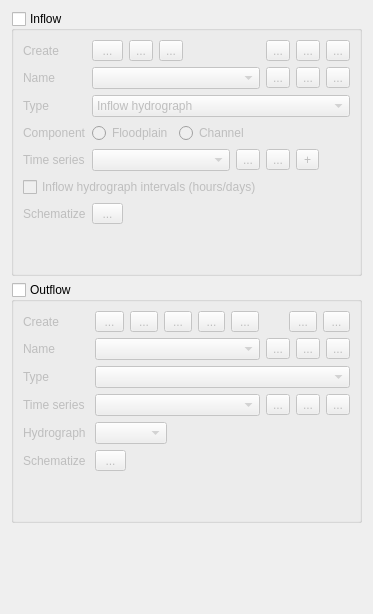
<?xml version="1.0" encoding="UTF-8"?>
<ui version="4.0">
 <class>f2d_widget</class>
 <widget class="QWidget" name="f2d_widget">
  <property name="geometry">
   <rect>
    <x>0</x>
    <y>0</y>
    <width>373</width>
    <height>614</height>
   </rect>
  </property>
  <property name="sizePolicy">
   <sizepolicy hsizetype="Preferred" vsizetype="Preferred">
    <horstretch>0</horstretch>
    <verstretch>0</verstretch>
   </sizepolicy>
  </property>
  <property name="minimumSize">
   <size>
    <width>250</width>
    <height>0</height>
   </size>
  </property>
  <property name="windowTitle">
   <string>FLO-2D Widget</string>
  </property>
  <layout class="QVBoxLayout" name="verticalLayout">
   <item>
    <widget class="QGroupBox" name="inflow_grpbox">
     <property name="sizePolicy">
      <sizepolicy hsizetype="Preferred" vsizetype="Preferred">
       <horstretch>0</horstretch>
       <verstretch>0</verstretch>
      </sizepolicy>
     </property>
     <property name="title">
      <string>Inflow</string>
     </property>
     <property name="checkable">
      <bool>true</bool>
     </property>
     <property name="checked">
      <bool>false</bool>
     </property>
     <layout class="QGridLayout" name="gridLayout_3">
      <item row="2" column="0">
       <layout class="QGridLayout" name="gridLayout_2">
        <property name="sizeConstraint">
         <enum>QLayout::SetDefaultConstraint</enum>
        </property>
        <item row="4" column="10">
         <widget class="QToolButton" name="delete_inflow_ts_btn">
          <property name="minimumSize">
           <size>
            <width>23</width>
            <height>0</height>
           </size>
          </property>
          <property name="toolTip">
           <string>Delete inflow time series</string>
          </property>
          <property name="text">
           <string>...</string>
          </property>
          <property name="icon">
           <iconset>
            <normaloff>../img/mActionDeleteSelected.svg</normaloff>../img/mActionDeleteSelected.svg</iconset>
          </property>
         </widget>
        </item>
        <item row="4" column="9">
         <widget class="QToolButton" name="change_inflow_data_name_btn">
          <property name="minimumSize">
           <size>
            <width>23</width>
            <height>0</height>
           </size>
          </property>
          <property name="toolTip">
           <string>Rename inflow time series</string>
          </property>
          <property name="text">
           <string>...</string>
          </property>
          <property name="icon">
           <iconset>
            <normaloff>../img/change_name.svg</normaloff>../img/change_name.svg</iconset>
          </property>
         </widget>
        </item>
        <item row="1" column="0">
         <widget class="QLabel" name="inflow_name_label">
          <property name="sizePolicy">
           <sizepolicy hsizetype="Preferred" vsizetype="Preferred">
            <horstretch>0</horstretch>
            <verstretch>0</verstretch>
           </sizepolicy>
          </property>
          <property name="minimumSize">
           <size>
            <width>0</width>
            <height>0</height>
           </size>
          </property>
          <property name="maximumSize">
           <size>
            <width>16777215</width>
            <height>16777215</height>
           </size>
          </property>
          <property name="text">
           <string>Name</string>
          </property>
         </widget>
        </item>
        <item row="0" column="0">
         <widget class="QLabel" name="label_8">
          <property name="minimumSize">
           <size>
            <width>0</width>
            <height>0</height>
           </size>
          </property>
          <property name="maximumSize">
           <size>
            <width>16777215</width>
            <height>16777215</height>
           </size>
          </property>
          <property name="text">
           <string>Create</string>
          </property>
         </widget>
        </item>
        <item row="5" column="0" colspan="13">
         <widget class="QCheckBox" name="inflow_interval_ckbx">
          <property name="toolTip">
           <string>&lt;html&gt;&lt;head/&gt;&lt;body&gt;&lt;p&gt;IHOURDAILY:Daily if checked&lt;br/&gt;Hourly if unchecked&lt;/p&gt;&lt;/body&gt;&lt;/html&gt;</string>
          </property>
          <property name="layoutDirection">
           <enum>Qt::LeftToRight</enum>
          </property>
          <property name="text">
           <string>Inflow hydrograph intervals (hours/days)</string>
          </property>
         </widget>
        </item>
        <item row="6" column="2" colspan="11">
         <spacer name="horizontalSpacer_2">
          <property name="orientation">
           <enum>Qt::Horizontal</enum>
          </property>
          <property name="sizeHint" stdset="0">
           <size>
            <width>40</width>
            <height>20</height>
           </size>
          </property>
         </spacer>
        </item>
        <item row="7" column="0" colspan="13">
         <spacer name="verticalSpacer_3">
          <property name="orientation">
           <enum>Qt::Vertical</enum>
          </property>
          <property name="sizeHint" stdset="0">
           <size>
            <width>20</width>
            <height>40</height>
           </size>
          </property>
         </spacer>
        </item>
        <item row="2" column="0">
         <widget class="QLabel" name="inflow_type_label">
          <property name="minimumSize">
           <size>
            <width>0</width>
            <height>0</height>
           </size>
          </property>
          <property name="maximumSize">
           <size>
            <width>16777215</width>
            <height>16777215</height>
           </size>
          </property>
          <property name="text">
           <string>Type</string>
          </property>
         </widget>
        </item>
        <item row="4" column="1" colspan="8">
         <widget class="QComboBox" name="inflow_tseries_cbo">
          <property name="toolTip">
           <string>Inflow time series boundary condition</string>
          </property>
         </widget>
        </item>
        <item row="1" column="12">
         <widget class="QToolButton" name="inflow_bc_center_btn">
          <property name="minimumSize">
           <size>
            <width>23</width>
            <height>0</height>
           </size>
          </property>
          <property name="toolTip">
           <string>Lock into the selected inflow boundary condition</string>
          </property>
          <property name="text">
           <string>...</string>
          </property>
          <property name="icon">
           <iconset>
            <normaloff>../img/eye-svgrepo-com.svg</normaloff>../img/eye-svgrepo-com.svg</iconset>
          </property>
          <property name="checkable">
           <bool>true</bool>
          </property>
          <property name="checked">
           <bool>false</bool>
          </property>
         </widget>
        </item>
        <item row="0" column="1" colspan="12">
         <layout class="QHBoxLayout" name="horizontalLayout_2">
          <item>
           <widget class="QToolButton" name="create_inflow_point_bc_btn">
            <property name="minimumSize">
             <size>
              <width>31</width>
              <height>0</height>
             </size>
            </property>
            <property name="toolTip">
             <string>Add point inflow boundary condition</string>
            </property>
            <property name="text">
             <string>...</string>
            </property>
            <property name="icon">
             <iconset>
              <normaloff>../img/mActionCapturePoint.svg</normaloff>../img/mActionCapturePoint.svg</iconset>
            </property>
            <property name="iconSize">
             <size>
              <width>24</width>
              <height>24</height>
             </size>
            </property>
           </widget>
          </item>
          <item>
           <widget class="QToolButton" name="create_inflow_line_bc_btn">
            <property name="toolTip">
             <string>Add line inflow boundary condition</string>
            </property>
            <property name="text">
             <string>...</string>
            </property>
            <property name="icon">
             <iconset>
              <normaloff>../img/mActionCaptureLine.svg</normaloff>../img/mActionCaptureLine.svg</iconset>
            </property>
            <property name="iconSize">
             <size>
              <width>24</width>
              <height>24</height>
             </size>
            </property>
           </widget>
          </item>
          <item>
           <widget class="QToolButton" name="rollback_inflow_btn">
            <property name="toolTip">
             <string>Rollback edits in inflow boundary conditions</string>
            </property>
            <property name="text">
             <string>...</string>
            </property>
            <property name="icon">
             <iconset>
              <normaloff>../img/mActionUndo.svg</normaloff>../img/mActionUndo.svg</iconset>
            </property>
            <property name="iconSize">
             <size>
              <width>24</width>
              <height>24</height>
             </size>
            </property>
           </widget>
          </item>
          <item>
           <spacer name="horizontalSpacer">
            <property name="orientation">
             <enum>Qt::Horizontal</enum>
            </property>
            <property name="sizeHint" stdset="0">
             <size>
              <width>40</width>
              <height>20</height>
             </size>
            </property>
           </spacer>
          </item>
          <item>
           <widget class="QToolButton" name="open_inflow_btn">
            <property name="toolTip">
             <string>Open INFLOW.DAT</string>
            </property>
            <property name="text">
             <string>...</string>
            </property>
            <property name="icon">
             <iconset>
              <normaloff>../img/mActionOpenFile.svg</normaloff>../img/mActionOpenFile.svg</iconset>
            </property>
            <property name="iconSize">
             <size>
              <width>24</width>
              <height>24</height>
             </size>
            </property>
           </widget>
          </item>
          <item>
           <widget class="QToolButton" name="delete_schem_inflow_bc_btn">
            <property name="toolTip">
             <string>Delete schematized inflow boundary conditions</string>
            </property>
            <property name="text">
             <string>...</string>
            </property>
            <property name="icon">
             <iconset>
              <normaloff>../img/schematize_bc_delete.svg</normaloff>../img/schematize_bc_delete.svg</iconset>
            </property>
            <property name="iconSize">
             <size>
              <width>24</width>
              <height>24</height>
             </size>
            </property>
           </widget>
          </item>
          <item>
           <widget class="QToolButton" name="bc_help_btn">
            <property name="toolTip">
             <string>Boundary Conditions Help</string>
            </property>
            <property name="text">
             <string>...</string>
            </property>
            <property name="icon">
             <iconset>
              <normaloff>../img/help.svg</normaloff>../img/help.svg</iconset>
            </property>
            <property name="iconSize">
             <size>
              <width>24</width>
              <height>24</height>
             </size>
            </property>
           </widget>
          </item>
         </layout>
        </item>
        <item row="6" column="1">
         <widget class="QToolButton" name="schem_inflow_bc_btn">
          <property name="minimumSize">
           <size>
            <width>31</width>
            <height>0</height>
           </size>
          </property>
          <property name="toolTip">
           <string>Schematize inflow boundary conditions</string>
          </property>
          <property name="text">
           <string>...</string>
          </property>
          <property name="icon">
           <iconset>
            <normaloff>../img/schematize_bc.svg</normaloff>../img/schematize_bc.svg</iconset>
          </property>
          <property name="iconSize">
           <size>
            <width>24</width>
            <height>24</height>
           </size>
          </property>
         </widget>
        </item>
        <item row="6" column="0">
         <widget class="QLabel" name="schematize_inflow_label">
          <property name="text">
           <string>Schematize</string>
          </property>
         </widget>
        </item>
        <item row="4" column="11">
         <widget class="QToolButton" name="add_inflow_data_btn">
          <property name="minimumSize">
           <size>
            <width>23</width>
            <height>0</height>
           </size>
          </property>
          <property name="toolTip">
           <string>Add inflow time series</string>
          </property>
          <property name="text">
           <string>+</string>
          </property>
          <property name="icon">
           <iconset>
            <normaloff>../img/add_table_data.svg</normaloff>../img/add_table_data.svg</iconset>
          </property>
          <property name="iconSize">
           <size>
            <width>16</width>
            <height>16</height>
           </size>
          </property>
         </widget>
        </item>
        <item row="4" column="0">
         <widget class="QLabel" name="inflow_tseries_label">
          <property name="minimumSize">
           <size>
            <width>0</width>
            <height>0</height>
           </size>
          </property>
          <property name="maximumSize">
           <size>
            <width>16777215</width>
            <height>16777215</height>
           </size>
          </property>
          <property name="text">
           <string>Time series</string>
          </property>
         </widget>
        </item>
        <item row="3" column="0">
         <widget class="QLabel" name="component_label">
          <property name="text">
           <string>Component</string>
          </property>
         </widget>
        </item>
        <item row="2" column="1" colspan="12">
         <widget class="QComboBox" name="inflow_type_cbo">
          <property name="sizePolicy">
           <sizepolicy hsizetype="MinimumExpanding" vsizetype="Fixed">
            <horstretch>0</horstretch>
            <verstretch>0</verstretch>
           </sizepolicy>
          </property>
          <property name="minimumSize">
           <size>
            <width>100</width>
            <height>0</height>
           </size>
          </property>
          <property name="maximumSize">
           <size>
            <width>9999</width>
            <height>16777215</height>
           </size>
          </property>
          <property name="toolTip">
           <string>Inflow boundary condition type</string>
          </property>
          <item>
           <property name="text">
            <string>Inflow hydrograph</string>
           </property>
          </item>
          <item>
           <property name="text">
            <string>Channel outflow or diversion</string>
           </property>
          </item>
         </widget>
        </item>
        <item row="3" column="1" colspan="12">
         <layout class="QHBoxLayout" name="horizontalLayout">
          <item>
           <widget class="QRadioButton" name="ifc_fplain_radio">
            <property name="toolTip">
             <string>Flooplain</string>
            </property>
            <property name="text">
             <string>Floodplain</string>
            </property>
            <property name="checked">
             <bool>false</bool>
            </property>
           </widget>
          </item>
          <item>
           <widget class="QRadioButton" name="ifc_chan_radio">
            <property name="toolTip">
             <string>Channel</string>
            </property>
            <property name="text">
             <string>Channel</string>
            </property>
           </widget>
          </item>
          <item>
           <spacer name="horizontalSpacer_6">
            <property name="orientation">
             <enum>Qt::Horizontal</enum>
            </property>
            <property name="sizeHint" stdset="0">
             <size>
              <width>40</width>
              <height>20</height>
             </size>
            </property>
           </spacer>
          </item>
         </layout>
        </item>
        <item row="1" column="11">
         <widget class="QToolButton" name="delete_inflow_bc_btn">
          <property name="minimumSize">
           <size>
            <width>23</width>
            <height>0</height>
           </size>
          </property>
          <property name="toolTip">
           <string>Delete inflow boundary condition</string>
          </property>
          <property name="text">
           <string>...</string>
          </property>
          <property name="icon">
           <iconset>
            <normaloff>../img/mActionDeleteSelected.svg</normaloff>../img/mActionDeleteSelected.svg</iconset>
          </property>
          <property name="iconSize">
           <size>
            <width>16</width>
            <height>16</height>
           </size>
          </property>
         </widget>
        </item>
        <item row="1" column="10">
         <widget class="QToolButton" name="change_inflow_bc_name_btn">
          <property name="sizePolicy">
           <sizepolicy hsizetype="Fixed" vsizetype="Fixed">
            <horstretch>0</horstretch>
            <verstretch>0</verstretch>
           </sizepolicy>
          </property>
          <property name="minimumSize">
           <size>
            <width>23</width>
            <height>0</height>
           </size>
          </property>
          <property name="toolTip">
           <string>Rename inflow boundary condition</string>
          </property>
          <property name="layoutDirection">
           <enum>Qt::LeftToRight</enum>
          </property>
          <property name="text">
           <string>...</string>
          </property>
          <property name="icon">
           <iconset>
            <normaloff>../img/change_name.svg</normaloff>../img/change_name.svg</iconset>
          </property>
         </widget>
        </item>
        <item row="1" column="1" colspan="9">
         <widget class="QComboBox" name="inflow_bc_name_cbo">
          <property name="toolTip">
           <string>Inflow boundary condition name</string>
          </property>
         </widget>
        </item>
       </layout>
      </item>
     </layout>
    </widget>
   </item>
   <item>
    <widget class="QGroupBox" name="outflow_grpbox">
     <property name="enabled">
      <bool>true</bool>
     </property>
     <property name="sizePolicy">
      <sizepolicy hsizetype="Preferred" vsizetype="Preferred">
       <horstretch>0</horstretch>
       <verstretch>0</verstretch>
      </sizepolicy>
     </property>
     <property name="title">
      <string>Outflow</string>
     </property>
     <property name="checkable">
      <bool>true</bool>
     </property>
     <property name="checked">
      <bool>false</bool>
     </property>
     <layout class="QGridLayout" name="gridLayout_5">
      <item row="0" column="0">
       <layout class="QGridLayout" name="gridLayout_4" columnstretch="0,0,0,0,0,0,0,0,0,0,0,0,0,0">
        <property name="sizeConstraint">
         <enum>QLayout::SetDefaultConstraint</enum>
        </property>
        <item row="6" column="2" colspan="12">
         <spacer name="horizontalSpacer_3">
          <property name="orientation">
           <enum>Qt::Horizontal</enum>
          </property>
          <property name="sizeHint" stdset="0">
           <size>
            <width>40</width>
            <height>20</height>
           </size>
          </property>
         </spacer>
        </item>
        <item row="0" column="1" colspan="13">
         <layout class="QHBoxLayout" name="horizontalLayout_3">
          <item>
           <widget class="QToolButton" name="create_outflow_point_bc_btn">
            <property name="minimumSize">
             <size>
              <width>29</width>
              <height>0</height>
             </size>
            </property>
            <property name="toolTip">
             <string>Add point outflow boundary condition</string>
            </property>
            <property name="text">
             <string>...</string>
            </property>
            <property name="icon">
             <iconset>
              <normaloff>../img/mActionCapturePoint.svg</normaloff>../img/mActionCapturePoint.svg</iconset>
            </property>
            <property name="iconSize">
             <size>
              <width>24</width>
              <height>24</height>
             </size>
            </property>
           </widget>
          </item>
          <item>
           <widget class="QToolButton" name="create_outflow_line_bc_btn">
            <property name="minimumSize">
             <size>
              <width>28</width>
              <height>0</height>
             </size>
            </property>
            <property name="toolTip">
             <string>Add line outflow boundary condition</string>
            </property>
            <property name="text">
             <string>...</string>
            </property>
            <property name="icon">
             <iconset>
              <normaloff>../img/mActionCaptureLine.svg</normaloff>../img/mActionCaptureLine.svg</iconset>
            </property>
            <property name="iconSize">
             <size>
              <width>24</width>
              <height>24</height>
             </size>
            </property>
           </widget>
          </item>
          <item>
           <widget class="QToolButton" name="create_outflow_polygon_bc_btn">
            <property name="minimumSize">
             <size>
              <width>28</width>
              <height>0</height>
             </size>
            </property>
            <property name="toolTip">
             <string>Add polygon outflow boundary condition</string>
            </property>
            <property name="text">
             <string>...</string>
            </property>
            <property name="icon">
             <iconset>
              <normaloff>../img/mActionCapturePolygon.svg</normaloff>../img/mActionCapturePolygon.svg</iconset>
            </property>
            <property name="iconSize">
             <size>
              <width>24</width>
              <height>24</height>
             </size>
            </property>
           </widget>
          </item>
          <item>
           <widget class="QToolButton" name="rollback_outflow_btn">
            <property name="minimumSize">
             <size>
              <width>27</width>
              <height>0</height>
             </size>
            </property>
            <property name="toolTip">
             <string>Rollback edits in outflow boundary conditions</string>
            </property>
            <property name="text">
             <string>...</string>
            </property>
            <property name="icon">
             <iconset>
              <normaloff>../img/mActionUndo.svg</normaloff>../img/mActionUndo.svg</iconset>
            </property>
            <property name="iconSize">
             <size>
              <width>24</width>
              <height>24</height>
             </size>
            </property>
           </widget>
          </item>
          <item>
           <widget class="QToolButton" name="create_all_border_outflow_bc_btn">
            <property name="minimumSize">
             <size>
              <width>28</width>
              <height>0</height>
             </size>
            </property>
            <property name="toolTip">
             <string>Add outflow boundary conditions to the whole grid boundary cells</string>
            </property>
            <property name="text">
             <string>...</string>
            </property>
            <property name="icon">
             <iconset>
              <normaloff>../img/create_outflow_boundary.svg</normaloff>../img/create_outflow_boundary.svg</iconset>
            </property>
            <property name="iconSize">
             <size>
              <width>24</width>
              <height>24</height>
             </size>
            </property>
           </widget>
          </item>
          <item>
           <spacer name="horizontalSpacer_4">
            <property name="orientation">
             <enum>Qt::Horizontal</enum>
            </property>
            <property name="sizeHint" stdset="0">
             <size>
              <width>40</width>
              <height>20</height>
             </size>
            </property>
           </spacer>
          </item>
          <item>
           <widget class="QToolButton" name="open_outflow_btn">
            <property name="minimumSize">
             <size>
              <width>28</width>
              <height>0</height>
             </size>
            </property>
            <property name="toolTip">
             <string>Open OUTFLOW.DAT</string>
            </property>
            <property name="text">
             <string>...</string>
            </property>
            <property name="icon">
             <iconset>
              <normaloff>../img/mActionOpenFile.svg</normaloff>../img/mActionOpenFile.svg</iconset>
            </property>
            <property name="iconSize">
             <size>
              <width>24</width>
              <height>24</height>
             </size>
            </property>
           </widget>
          </item>
          <item>
           <widget class="QToolButton" name="delete_schem_outflow_bc_btn">
            <property name="minimumSize">
             <size>
              <width>27</width>
              <height>0</height>
             </size>
            </property>
            <property name="acceptDrops">
             <bool>true</bool>
            </property>
            <property name="toolTip">
             <string>Delete schematized outflow boundary conditions</string>
            </property>
            <property name="text">
             <string>...</string>
            </property>
            <property name="icon">
             <iconset>
              <normaloff>../img/schematize_bc_delete.svg</normaloff>../img/schematize_bc_delete.svg</iconset>
            </property>
            <property name="iconSize">
             <size>
              <width>24</width>
              <height>24</height>
             </size>
            </property>
           </widget>
          </item>
         </layout>
        </item>
        <item row="2" column="1" colspan="13">
         <widget class="QComboBox" name="outflow_type_cbo">
          <property name="sizePolicy">
           <sizepolicy hsizetype="MinimumExpanding" vsizetype="Fixed">
            <horstretch>0</horstretch>
            <verstretch>0</verstretch>
           </sizepolicy>
          </property>
          <property name="minimumSize">
           <size>
            <width>0</width>
            <height>0</height>
           </size>
          </property>
          <property name="toolTip">
           <string>Outflow boundary condition type</string>
          </property>
          <property name="maxVisibleItems">
           <number>15</number>
          </property>
          <property name="sizeAdjustPolicy">
           <enum>QComboBox::AdjustToMinimumContentsLength</enum>
          </property>
         </widget>
        </item>
        <item row="6" column="1">
         <widget class="QToolButton" name="schem_outflow_bc_btn">
          <property name="minimumSize">
           <size>
            <width>31</width>
            <height>0</height>
           </size>
          </property>
          <property name="toolTip">
           <string>Schematize outflow boundary conditions</string>
          </property>
          <property name="text">
           <string>...</string>
          </property>
          <property name="icon">
           <iconset>
            <normaloff>../img/schematize_bc.svg</normaloff>../img/schematize_bc.svg</iconset>
          </property>
          <property name="iconSize">
           <size>
            <width>24</width>
            <height>24</height>
           </size>
          </property>
         </widget>
        </item>
        <item row="2" column="0">
         <widget class="QLabel" name="outflow_type_label">
          <property name="text">
           <string>Type</string>
          </property>
         </widget>
        </item>
        <item row="6" column="0">
         <widget class="QLabel" name="schematize_outflow_label">
          <property name="text">
           <string>Schematize</string>
          </property>
         </widget>
        </item>
        <item row="7" column="0" colspan="14">
         <spacer name="verticalSpacer">
          <property name="orientation">
           <enum>Qt::Vertical</enum>
          </property>
          <property name="sizeHint" stdset="0">
           <size>
            <width>20</width>
            <height>40</height>
           </size>
          </property>
         </spacer>
        </item>
        <item row="1" column="0">
         <widget class="QLabel" name="outflow_name_label">
          <property name="text">
           <string>Name</string>
          </property>
         </widget>
        </item>
        <item row="1" column="13">
         <widget class="QToolButton" name="outflow_bc_center_btn">
          <property name="minimumSize">
           <size>
            <width>23</width>
            <height>0</height>
           </size>
          </property>
          <property name="toolTip">
           <string>Lock into the selected outflow boundary condition</string>
          </property>
          <property name="text">
           <string>...</string>
          </property>
          <property name="icon">
           <iconset>
            <normaloff>../img/eye-svgrepo-com.svg</normaloff>../img/eye-svgrepo-com.svg</iconset>
          </property>
          <property name="checkable">
           <bool>true</bool>
          </property>
         </widget>
        </item>
        <item row="0" column="0">
         <widget class="QLabel" name="label_3">
          <property name="minimumSize">
           <size>
            <width>0</width>
            <height>0</height>
           </size>
          </property>
          <property name="text">
           <string>Create</string>
          </property>
         </widget>
        </item>
        <item row="5" column="0">
         <widget class="QLabel" name="outflow_hydro_label">
          <property name="text">
           <string>Hydrograph </string>
          </property>
         </widget>
        </item>
        <item row="5" column="1">
         <widget class="QComboBox" name="outflow_hydro_cbo">
          <property name="toolTip">
           <string>Outflow output hydrograph</string>
          </property>
         </widget>
        </item>
        <item row="5" column="2" colspan="12">
         <spacer name="horizontalSpacer_5">
          <property name="orientation">
           <enum>Qt::Horizontal</enum>
          </property>
          <property name="sizeHint" stdset="0">
           <size>
            <width>40</width>
            <height>20</height>
           </size>
          </property>
         </spacer>
        </item>
        <item row="3" column="0" rowspan="2">
         <widget class="QLabel" name="outflow_data_label">
          <property name="enabled">
           <bool>false</bool>
          </property>
          <property name="text">
           <string>Time series</string>
          </property>
         </widget>
        </item>
        <item row="1" column="12">
         <widget class="QToolButton" name="delete_outflow_bc_btn">
          <property name="minimumSize">
           <size>
            <width>23</width>
            <height>0</height>
           </size>
          </property>
          <property name="toolTip">
           <string>Delete outflow boundary condition</string>
          </property>
          <property name="text">
           <string>...</string>
          </property>
          <property name="icon">
           <iconset>
            <normaloff>../img/mActionDeleteSelected.svg</normaloff>../img/mActionDeleteSelected.svg</iconset>
          </property>
          <property name="iconSize">
           <size>
            <width>16</width>
            <height>16</height>
           </size>
          </property>
         </widget>
        </item>
        <item row="3" column="13" rowspan="2">
         <widget class="QToolButton" name="add_outflow_data_btn">
          <property name="minimumSize">
           <size>
            <width>23</width>
            <height>0</height>
           </size>
          </property>
          <property name="toolTip">
           <string>Add outflow time series</string>
          </property>
          <property name="text">
           <string>...</string>
          </property>
          <property name="icon">
           <iconset>
            <normaloff>../img/add_table_data.svg</normaloff>../img/add_table_data.svg</iconset>
          </property>
          <property name="iconSize">
           <size>
            <width>16</width>
            <height>16</height>
           </size>
          </property>
         </widget>
        </item>
        <item row="3" column="12" rowspan="2">
         <widget class="QToolButton" name="delete_outflow_ts_btn">
          <property name="minimumSize">
           <size>
            <width>23</width>
            <height>0</height>
           </size>
          </property>
          <property name="toolTip">
           <string>Delete outflow time series</string>
          </property>
          <property name="text">
           <string>...</string>
          </property>
          <property name="icon">
           <iconset>
            <normaloff>../img/mActionDeleteSelected.svg</normaloff>../img/mActionDeleteSelected.svg</iconset>
          </property>
         </widget>
        </item>
        <item row="3" column="11" rowspan="2">
         <widget class="QToolButton" name="change_outflow_data_name_btn">
          <property name="minimumSize">
           <size>
            <width>23</width>
            <height>0</height>
           </size>
          </property>
          <property name="toolTip">
           <string>Rename outflow time series</string>
          </property>
          <property name="text">
           <string>...</string>
          </property>
          <property name="icon">
           <iconset>
            <normaloff>../img/change_name.svg</normaloff>../img/change_name.svg</iconset>
          </property>
         </widget>
        </item>
        <item row="3" column="1" rowspan="2" colspan="10">
         <widget class="QComboBox" name="outflow_data_cbo">
          <property name="toolTip">
           <string>Outflow time series boundary condition</string>
          </property>
         </widget>
        </item>
        <item row="1" column="11">
         <widget class="QToolButton" name="change_outflow_bc_name_btn">
          <property name="minimumSize">
           <size>
            <width>23</width>
            <height>0</height>
           </size>
          </property>
          <property name="toolTip">
           <string>Rename outflow boundary condition</string>
          </property>
          <property name="text">
           <string>...</string>
          </property>
          <property name="icon">
           <iconset>
            <normaloff>../img/change_name.svg</normaloff>../img/change_name.svg</iconset>
          </property>
         </widget>
        </item>
        <item row="1" column="1" colspan="10">
         <widget class="QComboBox" name="outflow_bc_name_cbo">
          <property name="toolTip">
           <string>Outflow boundary condition name</string>
          </property>
         </widget>
        </item>
       </layout>
      </item>
     </layout>
    </widget>
   </item>
   <item>
    <spacer name="verticalSpacer_2">
     <property name="orientation">
      <enum>Qt::Vertical</enum>
     </property>
     <property name="sizeHint" stdset="0">
      <size>
       <width>20</width>
       <height>40</height>
      </size>
     </property>
    </spacer>
   </item>
  </layout>
 </widget>
 <resources/>
 <connections/>
</ui>
